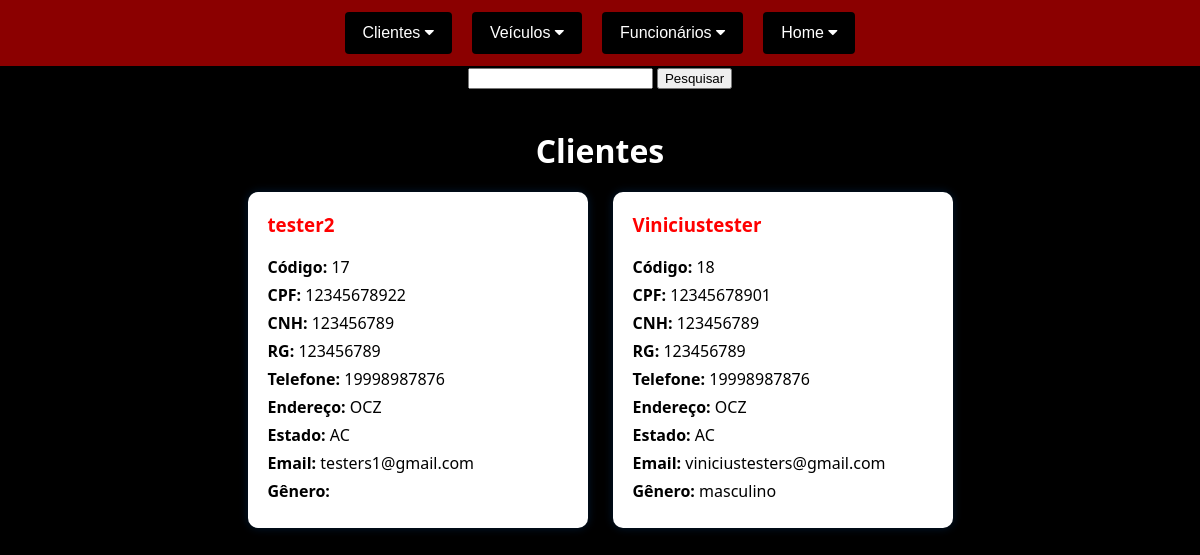
Screenshot of /exibirClientes.php with the database file from the repository.
### tables this page shows
CREATE TABLE IF NOT EXISTS `clientes` (
  `id` int NOT NULL AUTO_INCREMENT,
  `nome` varchar(50) NOT NULL,
  `cpf` varchar(14) NOT NULL,
  `cnh` varchar(15) NOT NULL,
  `rg` varchar(12) NOT NULL,
  `telefone` varchar(15) NOT NULL,
  `endereco` varchar(30) NOT NULL,
  `estado` varchar(2) NOT NULL,
  `email` varchar(90) NOT NULL,
  `genero` varchar(50) NOT NULL,
  `senha` varchar(50) NOT NULL,
  PRIMARY KEY (`id`)
);

### exibirClientes.php (the view, shortened to what this page needs)
<?php
  include_once("conexao.php");
?>
<!DOCTYPE html>
<html lang="pt-br">
<head>
  <link rel="stylesheet" href="https://cdnjs.cloudflare.com/ajax/libs/font-awesome/4.7.0/css/font-awesome.min.css">
</head>
<body>
<div class="topnav">
  <div class="dropdown">
    <button class="dropbtn">Clientes <i class="fa fa-caret-down"></i></button>
  </div>
  <div class="dropdown">
    <button class="dropbtn">Veículos <i class="fa fa-caret-down"></i></button>
  </div>
  <div class="dropdown">
    <button class="dropbtn">Funcionários <i class="fa fa-caret-down"></i></button>
  </div>
  <div class="dropdown">
    <button class="dropbtn">Home <i class="fa fa-caret-down"></i></button>
  </div>
</div>
<center>
<form name="edit_usuario" method="POST" action="">
  <input type="text" name="nome">
 <input type="submit" value="Pesquisar" name="EditarUsuario">
</form>
</center>
<h1>Clientes</h1>
<div class="clientes-container">
<?php
if (empty($dados['EditarUsuario'])) {
    $nome = filter_input(INPUT_POST, 'nome');
      $result_clientes = "SELECT * FROM clientes WHERE nome LIKE '%$nome%' ";
    $resultado_clientes = mysqli_query($conn, $result_clientes);
    while($row_cliente = mysqli_fetch_assoc($resultado_clientes))
     {
    echo "<div class='cliente-card'>";
    echo "<h3>{$row_cliente['nome']}</h3>";
    echo "<p><strong>Código:</strong> {$row_cliente['id']}</p>";
    echo "<p><strong>CPF:</strong> {$row_cliente['cpf']}</p>";
    echo "<p><strong>CNH:</strong> {$row_cliente['cnh']}</p>";
    echo "<p><strong>RG:</strong> {$row_cliente['rg']}</p>";
    echo "<p><strong>Telefone:</strong> {$row_cliente['telefone']}</p>";
    echo "<p><strong>Endereço:</strong> {$row_cliente['endereco']}</p>";
    echo "<p><strong>Estado:</strong> {$row_cliente['estado']}</p>";
    echo "<p><strong>Email:</strong> {$row_cliente['email']}</p>";
    echo "<p><strong>Gênero:</strong> {$row_cliente['genero']}</p>";
    echo "</div>";
  }
}
?>
</div>
</body>
</html>

### exibirClientes.php (style rules this page uses)
body { background-color: black; font-family: 'Segoe UI', Tahoma, Geneva, Verdana, sans-serif; margin: 0; padding: 0; }
.topnav { background-color: darkred; overflow: visible; display: flex; justify-content: center; padding: 12px; position: relative; z-index: 10; }
.dropdown { position: relative; display: inline-block; margin: 0 10px; z-index: 30; }
.dropbtn { background-color: black; color: white; padding: 12px 18px; font-size: 16px; border: none; cursor: pointer; border-radius: 4px; }
h1 { text-align: center; color: white; margin: 40px 0 20px; }
.clientes-container { display: flex; flex-wrap: wrap; justify-content: center; gap: 25px; padding: 0 20px 40px; }
.cliente-card { background-color: white; border-radius: 10px; box-shadow: 0px 0px 10px rgba(0, 123, 255, 0.2); padding: 20px; width: 300px; color: black; transition: transform 0.3s ease; }
.cliente-card h3 { margin-top: 0; color: red; }
.cliente-card p { margin: 6px 0; }

### rows the page displays
clientes: nome "tester2", id "17", cpf "12345678922", cnh "123456789", rg "123456789", telefone "19998987876", endereco "OCZ", estado "AC", email "testers1@gmail.com"
clientes: nome "Viniciustester", id "18", cpf "12345678901", cnh "123456789", rg "123456789", telefone "19998987876", endereco "OCZ", estado "AC", email "viniciustesters@gmail.com", genero "masculino"
